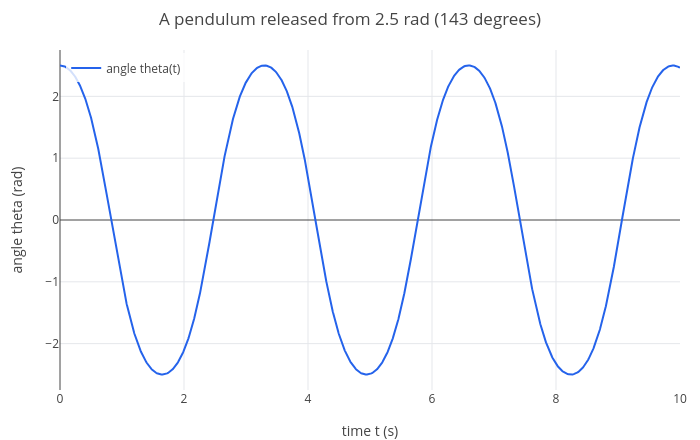

Notebook code for this chart:
### Markdown cell above
### The pendulum

A pendulum of length $L$ swings at angle $\theta$ from the vertical. Gravity gives

$$\theta'' = -\frac{g}{L}\sin\theta.$$

The $\sin\theta$ makes it nonlinear. `odeplot` only takes **first-order** equations, so we use a standard trick: give
the angular velocity its own name, $\omega = \theta'$. Then the one second-order equation becomes two first-order ones:

$$\theta' = \omega, \qquad \omega' = -\frac{g}{L}\sin\theta.$$

The arguments for odeplot are now:

1. `[w, -g/L*sin(th)]`: the right-hand sides, $\theta' = \omega$ and $\omega' = -\frac gL \sin\theta$ (we write `th` and `w` for $\theta$ and $\omega$);
2. `[th w]`: the unknowns, in the same order as the right-hand sides;
3. `t`: time;
4. `[2.5 0]`: start at angle 2.5 radians (about 143°, almost upside down) and at rest;
5. `0`: start time; 6. `10`: end time, in seconds;
7. `[t th]`: draw the angle against time.

### Code cell
g = 9.81; L = 1;
p = odeplot([w, -g/L*sin(th)], [th w], t, [2.5 0], 0, 10, [t th]);
labels(title(legend(p, "angle theta(t)"), "A pendulum released from 2.5 rad (143 degrees)"), "time t (s)", "angle theta (rad)")

### Figure 1 — Plotly figure (JSON) as saved in the notebook; plotly's stock layout.template omitted (floating-point values rounded to 4 significant figures; data arrays with more than 128 entries replaced by an {"elided": "..."} marker saying what was removed)
{"data": [{"line": {"color": "#2563eb", "width": 2}, "mode": "lines", "name": "angle theta(t)", "type": "scatter", "x": {"elided": "2748 float values"}, "y": {"elided": "2748 float values"}}], "layout": {"height": 440, "legend": {"bgcolor": "rgba(255,255,255,0.8)", "x": 0.01, "xanchor": "left", "y": 0.99, "yanchor": "top"}, "margin": {"b": 50, "l": 60, "r": 20, "t": 50}, "showlegend": true, "title": {"text": "A pendulum released from 2.5 rad (143 degrees)"}, "width": 700, "xaxis": {"range": [0, 10], "title": {"text": "time t (s)"}, "zeroline": true}, "yaxis": {"range": [-2.75, 2.75], "title": {"text": "angle theta (rad)"}, "zeroline": true}}}
